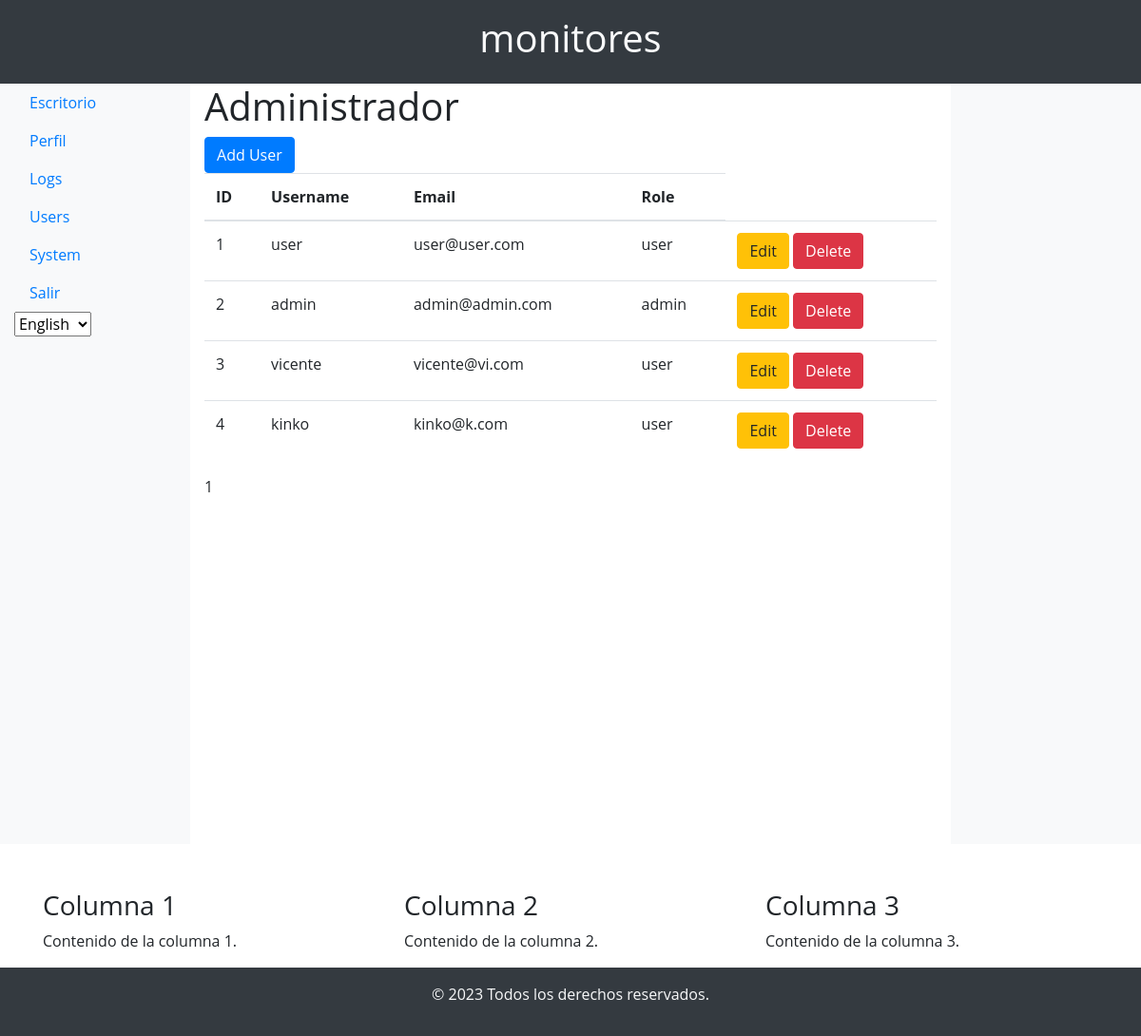
The app's page /admin (signed in) with its own data.
### app/models/user_model.py (models this page shows, shortened)
class User(db.Model, UserMixin):
    id = db.Column(db.Integer, primary_key=True)
    username = db.Column(db.String(50), unique=True, nullable=False)
    email = db.Column(db.String(120), unique=True, nullable=False)
    password = db.Column(db.String(60), nullable=False)
    role = db.Column(db.String(20), default='user')  # Default role is 'user'
    language = db.Column(db.String(5), default='en')  # Add this line for language preference
    created_at = db.Column(db.DateTime, default=datetime.utcnow)
    updated_at = db.Column(db.DateTime, default=datetime.utcnow, onupdate=datetime.utcnow)

### app/controllers/user_controller.py (the view)
@app.route('/admin')
@login_required
def admin():
    if current_user.role != 'admin':
        flash(_('You do not have permission to access this page.'), 'danger')
        return redirect(url_for('index'))
    page = request.args.get('page', 1, type=int)
    per_page = 9  # Adjust the number of users per page as needed
    users = User.query.paginate(page=page, per_page=per_page, error_out=False)
    return render_template('user/admin.html', users=users)

### app/__init__.py (called while the page is built)
@login_manager.user_loader
def load_user(user_id):
    return User.query.get(int(user_id))

def is_admin():
    return current_user.is_authenticated and current_user.role == 'admin'

### app/templates/user/admin.html (shortened to what this page needs)
{% extends 'base.html' %}
{% block content %}
    <h1>Administrador</h1>
    <a href="{{ url_for('add_user') }}" class="btn btn-primary">Add User</a>
    <table class="table">
        <thead>
            <tr>
                <th>ID</th>
                <th>Username</th>
                <th>Email</th>
                <th>Role</th>
            </tr>
        </thead>
        <tbody>
            {% for user in users.items %}
                <tr>
                    <td>{{ user.id }}</td>
                    <td>{{ user.username }}</td>
                    <td>{{ user.email }}</td>
                    <td>{{ user.role }}</td>
                    <td>
                        <a href="{{ url_for('edit_user', user_id=user.id) }}" class="btn btn-warning">Edit</a>
                        <a href="{{ url_for('delete_user', user_id=user.id) }}" class="btn btn-danger">Delete</a>
                    </td>
                </tr>
            {% endfor %}
        </tbody>
    </table>
    <div class="pagination">
        <span class="step-links">
            {% for page_num in users.iter_pages() %}
                {% if page_num %}
                    {% if page_num == users.page %}
                        <span class="current">{{ page_num }}</span>
                    {% else %}
                        <a href="?page={{ page_num }}">{{ page_num }}</a>
                    {% endif %}
                {% else %}
                    <span class="ellipsis">...</span>
                {% endif %}
            {% endfor %}
        </span>
    </div>
{% endblock %}

### app/static/css/styles.css (style rules this page uses)
html, body { height: 100%; margin: 0; }
body { display: flex; flex-direction: column; }
body { font-family: 'Open Sans', sans-serif; }

### records on screen
User: id "1", username "user", email "user@user.com", role "user"
User: id "2", username "admin", email "admin@admin.com", role "admin"
User: id "3", username "vicente", email "vicente@vi.com", role "user"
User: id "4", username "kinko", email "kinko@k.com", role "user"

### other values on screen
{{ page_num }} "1"
